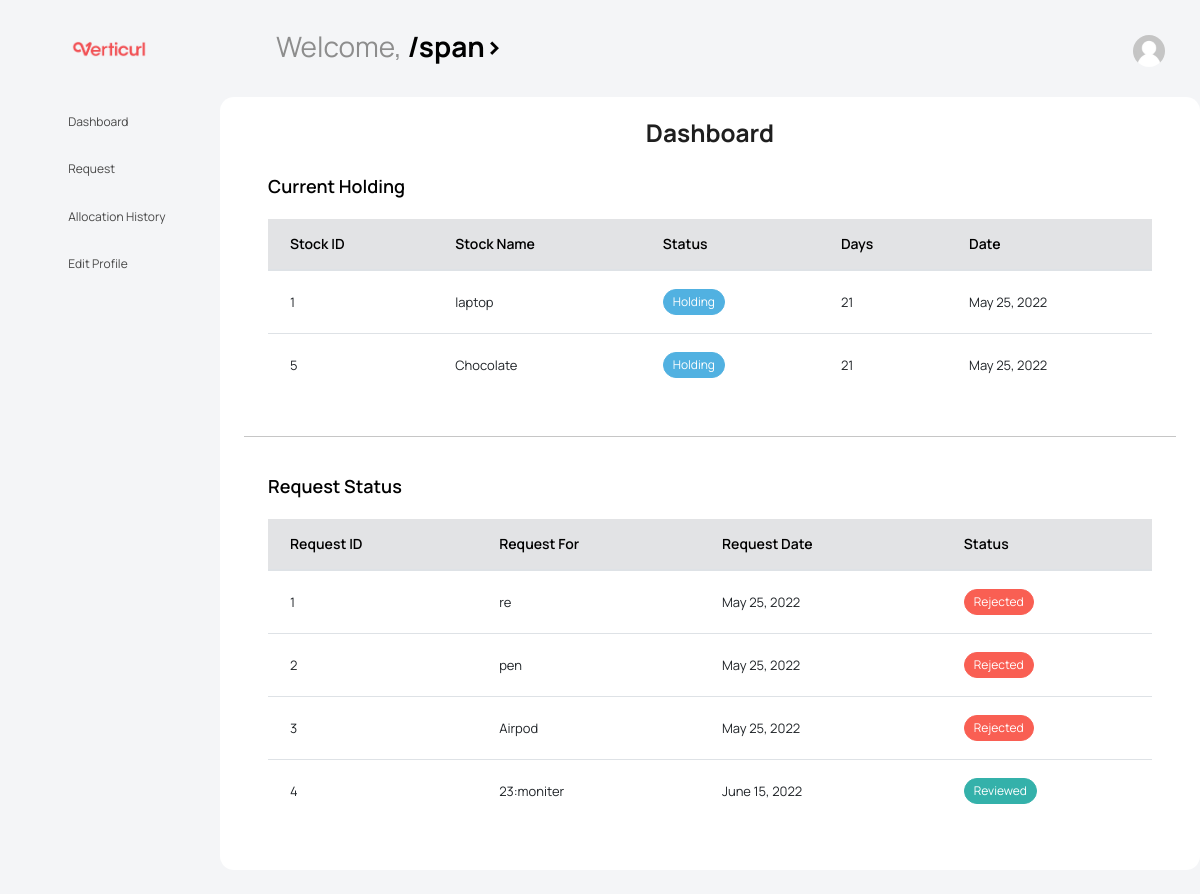
The app's page /employee_dashboard/ (signed in) with its own data.
### App/models.py (models this page shows, shortened)
class Allocation(models.Model):
    aid = models.ForeignKey(User,on_delete=models.CASCADE)
    stock = models.ForeignKey(Stock,on_delete=models.CASCADE)
    allocated_date = models.DateField()
    return_date = models.DateField()
    returned = models.IntegerField()
    def __str__(self):
        return f'{self.aid} || {self.stock} ||{self.allocated_date} || {self.return_date} || {self.returned}'

class Stock(models.Model):
    id = models.IntegerField(primary_key=True)
    product_name = models.CharField(max_length=100)
    product_price = models.FloatField()
    product_type = models.CharField(max_length=20)
    supplier = models.ForeignKey(Supplier, on_delete=models.CASCADE)
    dop = models.DateField()
    temp = models.CharField(max_length=100)
    def __str__(self):
        return f'{self.id} || {self.product_name} || {self.product_price} || {self.product_type} || {self.supplier} || {self.dop} || {self.temp}'

class Request(models.Model):
    id = models.IntegerField(primary_key=True)
    aid = models.ForeignKey(User,on_delete=models.CASCADE)
    request = models.CharField(max_length=500)
    validation = models.IntegerField()
    date = models.DateField()
    remark = models.CharField(max_length=500)

### App/views.py (the view)
# urls.py: path('employee_dashboard/', views.employee_dashboard, name='employee_dashboard'),
def employee_dashboard(request):
    id = request.user
    all = Allocation.objects.filter(aid=id, returned=0)
    print(id, all)
    t = []
    for i in all:
        to = date.today()
        fro = i.allocated_date
        d = (to - fro).days
        t.append(d)
    ls = zip(all, t)
    re = Request.objects.filter(aid = id)
    context = {
        'ls': ls,
        're' :re,
        '1':1,
        '2':2,
        'active': 'badge badge-pill-success',
        'exp': 'badge badge-pill-danger',
        'net': 'badge badge-pill-info',
    }
    return render(request, 'App/Employee/employee_dashboard.html',context)

### App/models.py (called while the page is built)
    def __str__(self):
        return f'{self.sid}  ||{self.name}  ||{self.email}  || {self.mobile}|| {self.product_type} || {self.GST} || {self.address} || {self.pincode}'

### templates/App/Employee/employee_dashboard.html (shortened to what this page needs)
<!DOCTYPE html>
{% load static %}
<html lang="en">
<head>
  <link rel="stylesheet" href="{% static 'vendors/feather/feather.css'%} ">
  <link rel="stylesheet" href="{% static 'vendors/mdi/css/materialdesignicons.min.css'%} ">
  <link rel="stylesheet" href="{% static 'vendors/ti-icons/css/themify-icons.css'%} ">
  <link rel="stylesheet" href="{% static 'vendors/typicons/typicons.css'%} ">
  <link rel="stylesheet" href="{% static 'vendors/simple-line-icons/css/simple-line-icons.css'%} ">
  <link rel="stylesheet" href="{% static 'vendors/css/vendor.bundle.base.css'%} ">
  <link rel="stylesheet" href="{% static 'vendors/datatables.net-bs4/dataTables.bootstrap4.css'%} ">
  <link rel="stylesheet" type="text/css" href="{% static 'js/select.dataTables.min.css'%} ">
  <link rel="stylesheet" href="{% static 'vendors/select2/select2.min.css'%} ">
  <link rel="stylesheet" href="{% static 'vendors/morris.js/morris.css'%} ">
  <link rel="stylesheet" href="{% static 'vendors/select2-bootstrap-theme/select2-bootstrap.min.css'%} ">
    <link rel="stylesheet" href="{% static 'vendors/font-awesome/css/font-awesome.min.css' %}" />
  <link rel="stylesheet" href="{% static 'css/vertical-layout-light/style.css'%} ">
</head>
<body class="with-welcome-text">
  <div class="container-scroller">
    <nav class="navbar default-layout col-lg-12 col-12 p-0 fixed-top d-flex align-items-top flex-row">
      <div class="text-center navbar-brand-wrapper d-flex align-items-center justify-content-start">
        <div class="me-3">
          <button class="navbar-toggler navbar-toggler align-self-center" type="button" data-bs-toggle="minimize">
            <span class="icon-menu"></span>
          </button>
        </div>
        <div>
          <a class="navbar-brand brand-logo" href="/employee_dashboard/">
            <img src="{% static 'Assert/Logo3.png'%}" alt="logo" />
          </a>
        </div>
      </div>
      <div class="navbar-menu-wrapper d-flex align-items-top">
        <ul class="navbar-nav">
          <li class="nav-item font-weight-semibold d-none d-lg-block ms-0">
            <h1 class="welcome-text">Welcome, <span class="text-black fw-bold">/span></h1>
          </li>
        </ul>
        <ul class="navbar-nav ms-auto">
          <li class="nav-item dropdown d-none d-lg-block user-dropdown">
            <a class="nav-link" id="UserDropdown" href="#" data-bs-toggle="dropdown" aria-expanded="false">
              <img class="img-xs rounded-circle" src="{% static 'images/empty_face.jpg' %}" alt="Profile image"> </a>
          </li>
        </ul>
      </div>
    </nav>
    <div class="container-fluid page-body-wrapper">
<nav class="sidebar sidebar-offcanvas" id="sidebar">
        <ul class="nav">
          <li class="nav-item">
            <a class="nav-link" href="/employee_dashboard/">
              <i class="mdi mdi-grid-large menu-icon"></i>
              <span class="menu-title">Dashboard</span>
            </a>
          </li>
          <li class="nav-item">
            <a class="nav-link" href="/request/">
              <i class="menu-icon mdi mdi-note-text"></i>
              <span class="menu-title">Request </span>
            </a>
          </li>
          <li class="nav-item">
            <a class="nav-link" href="/allocation_history/">
              <i class="menu-icon fa fa-history"></i>
              <span class="menu-title">Allocation History</span>
            </a>
          </li>
          <li class="nav-item">
            <a class="nav-link" href="/edit_profile/">
              <i class="menu-icon mdi mdi-pencil"></i>
              <span class="menu-title">Edit Profile</span>
            </a>
          </li>
        </ul>
      </nav>
      <div class="main-panel">
        <div class="col-12 grid-margin stretch-card">
              <div class="card">
                <div class="card-body">
                  <h3  align="center"><b>Dashboard</b></h3>
                  <form class="forms-sample">
                    <div class="card">
                        <div class="card-body">
                          <h4 class="card-title">Current Holding</h4>
                          <div class="row">
                            <div class="col-12">
                              <div class="table-responsive">
                                <table id="order-listing" class="table">
                                  <thead class="table-secondary">
                                    <tr>
                                        <th>Stock ID</th>
                                        <th>Stock Name</th>
                                        <th>Status</th>
                                        <th>Days</th>
                                        <th>Date</th>
                                    </tr>
                                  </thead>
                                  <tbody>
                                    {% for i,j in ls %}
                                    <tr>
                                        <td>{{i.stock.id}}</td>
                                        <td>{{i.stock.product_name}}</td>
                                        <td><span class="badge badge-pill-info">Holding</span></td>
                                        <td>{{j}}</td>
                                        <td>{{i.allocated_date}}</td>
                                    </tr>
                                  {% endfor %}
                      </tbody>
                    </table>
                  </div>
                </div>
              </div>
            </div>
          </div>
                    <hr>
                    <div class="card">
                      <div class="card-body">
                        <h4 class="card-title">Request Status</h4>
                        <div class="row">
                          <div class="col-12">
                            <div class="table-responsive">
                              <table id="order-listing-1" class="table">
                                  <thead class="table-secondary">
                                  <tr>
                                      <th>Request ID</th>
                                      <th>Request For</th>
                                      <th>Request Date</th>
                                      <th>Status</th>
                                  </tr>
                                </thead>
                                <tbody>
                                {% for j in re %}
                                  <tr>
                                      <td>{{j.id}}</td>
                                      <td>{{j.request}}</td>
                                      <td>{{j.date}}</td>
                                       {%if j.validation == 1 %}
                                        <td><span class='{{exp}}'>Rejected</span></td>
                                      {%elif j.validation == 2 %}
                                        <td><span class='{{active}}'>Reviewed</span></td>
                                       {% else %}
                                      <td><span class='{{net}}'>Pending</span></td>
                                       {% endif %}
                                  </tr>
                                {% endfor %}
                                </tbody>
                              </table>
                            </div>
                          </div>
                        </div>
                      </div>
                    </div>
                  </form>
                </div>
              </div>
            </div>
      </div>
      </div>
    </div>
</body>
</html>

### records on screen
Allocation: stock.id "1", stock.product_name "laptop", j "21", allocated_date "May 25, 2022"
Allocation: stock.id "5", stock.product_name "Chocolate", j "21", allocated_date "May 25, 2022"
Request: id "1", request "re", date "May 25, 2022"
Request: id "2", request "pen", date "May 25, 2022"
Request: id "3", request "Airpod", date "May 25, 2022"
Request: id "4", request "23:moniter", date "June 15, 2022"
